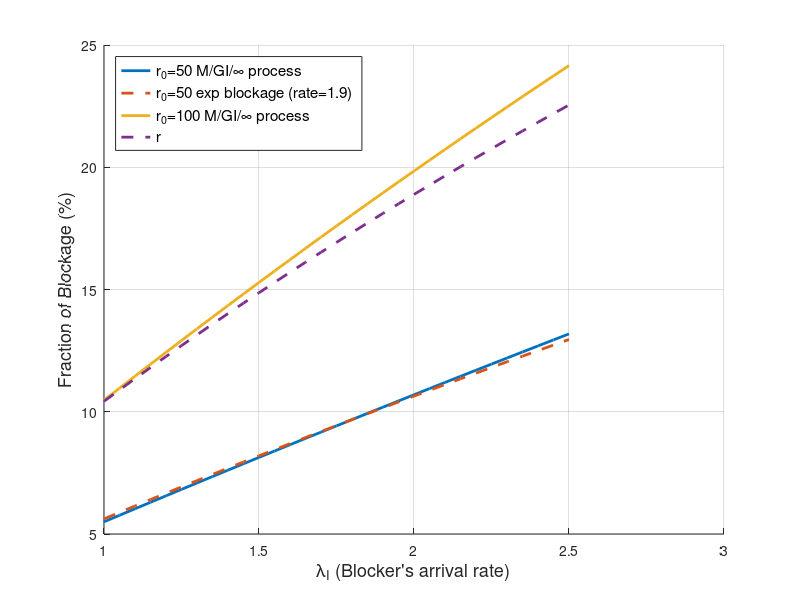
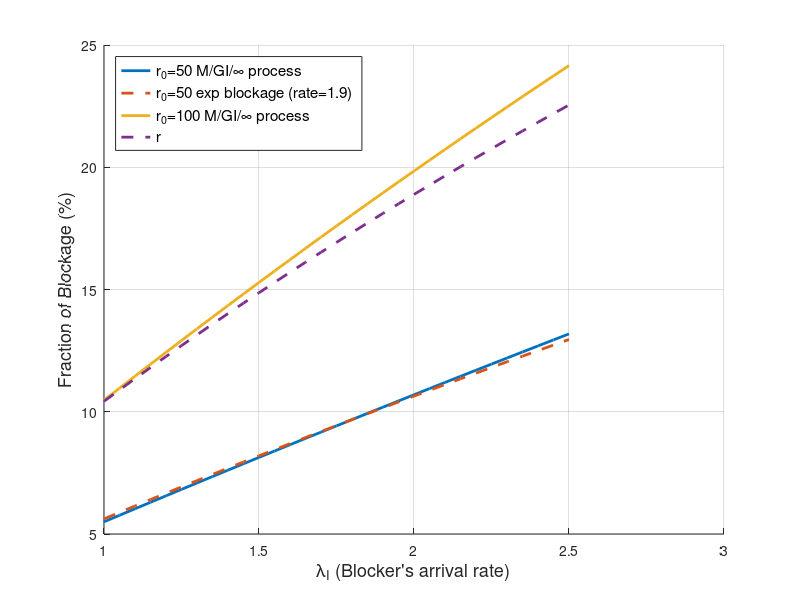

Here is the MATLAB script that generated these plots, in order:
close all;
clear all;
v = 1; %m/s
dm = 0.5; %m
EL = dm;
ET = EL/v;
hB = 1.7;
hT = 5;
hR = 1.3;
wS=50; %m
figure;hold on; grid on;
r0val=[50,100];
for ii=1:2
    r0=r0val(ii);
r = r0*(hB-hR)/(hT-hR)+dm/2;
wE = r; %because alpha=0
lambdaI = 1:.05:2.5;
lambda = wE/wS*lambdaI;
Eeta = 1./lambda.*(exp(lambda*ET)-1);
alpha = 1.9; %exponential blockage rate
Eeta2 = 1/alpha;

Eomega = 1./lambda;
Eblockage = 100*Eeta./(Eeta+Eomega);
plot(lambdaI,Eblockage,'LineWidth',2)

Eblockage2 = 100*Eeta2./(Eeta2+Eomega);
plot(lambdaI,Eblockage2,'--','LineWidth',2)
end

leg=legend('r_0=50 M/GI/\infty process',strcat('r_0=50 exp blockage (rate=',num2str(alpha),')'),...
    'r_0=100 M/GI/\infty process', strcat('r_0=100 exp blockage (rate=',num2str(alpha),')')');
set(leg,'FontSize',11,'location','northwest')
xlabel('\lambda_I (Blocker''s arrival rate)','FontSize',13)
ylabel('Fraction of Blockage (%)','FontSize', 13)
saveas(gcf,[pwd '/figures/FracBlockage1.png'])
saveas(gcf,[pwd '/figures/FracBlockage1'],'epsc')


